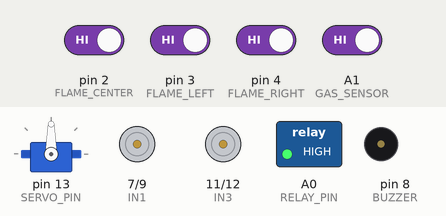
Recording of a sketch running on a simulated Arduino Uno, built with avr-gcc and run on an emulated ATmega328P. Shown: servo, motor-driver pin pairs drawn as motors (green arrow = first pin HIGH = forward, orange = second pin HIGH = backward, longer = more drive, scaled by the enable pin), switched loads named in the sketch (green lamp = pin HIGH), buzzer (waves = sounding, pin HIGH). The inputs (shaded band) are chosen by the test bench; at power-on: A1 (GAS_SENSOR), pin 2 (FLAME_CENTER), pin 3 (FLAME_LEFT), pin 4 (FLAME_RIGHT) HIGH.

Above: at 2.2 s.
2.3 s: pin 2 (FLAME_CENTER) driven LOW
At 2.43 s:
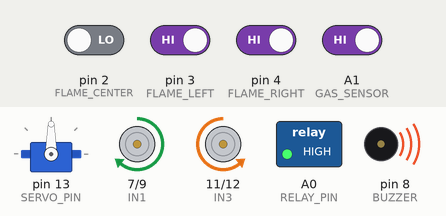
5.3 s: A1 (GAS_SENSOR) driven LOW
At 5.7 s:
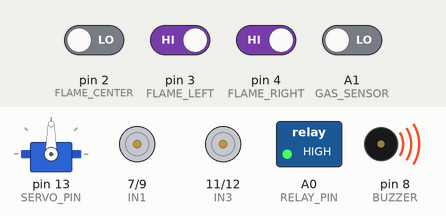
6.8 s: A1 (GAS_SENSOR) driven HIGH
At 7.19 s:
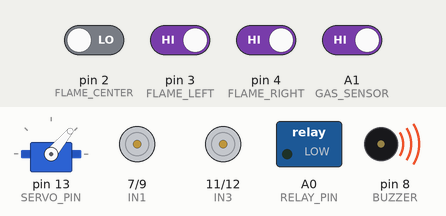
9.8 s: pin 2 (FLAME_CENTER) driven HIGH and pin 3 (FLAME_LEFT) driven LOW
12.8 s: pin 3 (FLAME_LEFT) driven HIGH
At 13.6 s:
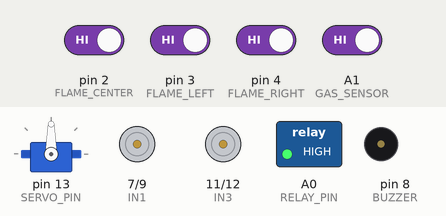
14.5 s: pin 4 (FLAME_RIGHT) driven LOW
At 14.66 s:
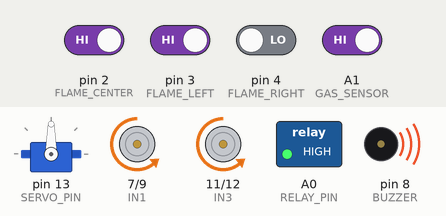
Timing chart, 0 to 18.5 s (numbered marks = the images above; inputs shaded):
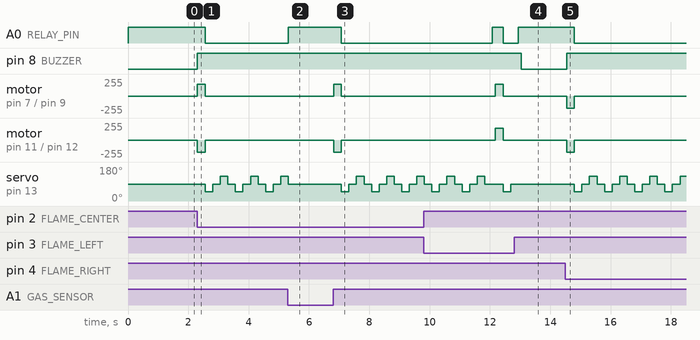

Measured:
- after the input at 2.3 s, A0 (RELAY_PIN): HIGH → LOW after 0.26 s; pin 8 (BUZZER): LOW → HIGH at once
- after the input at 5.3 s, A0 (RELAY_PIN): LOW → HIGH at once; servo on pin 13 (SERVO_PIN): goes on until 5.3 s, then stays 90°
- after the input at 6.8 s, A0 (RELAY_PIN): HIGH → LOW after 0.27 s; motor on pin 7 (IN1) / pin 9 (IN2): stopped → forward 180/255 at once, → stopped 0.26 s later
- after the input at 12.8 s, A0 (RELAY_PIN): LOW → HIGH after 0.14 s; pin 8 (BUZZER): HIGH → LOW after 0.24 s; servo on pin 13 (SERVO_PIN): stops changing and stays 90°
- after the input at 14.5 s, A0 (RELAY_PIN): HIGH → LOW after 0.30 s; pin 8 (BUZZER): LOW → HIGH at once

The sketch:

Fire_X_Code.ino
```cpp
#include <Servo.h>

// ================= FLAME SENSORS =================
// Sensor output LOW = Fire detected
#define FLAME_CENTER 2
#define FLAME_LEFT   3
#define FLAME_RIGHT  4

// ================= MQ-2 GAS SENSOR =================
#define GAS_SENSOR A1

// ================= L293D MOTOR DRIVER =================
#define ENA 6
#define IN1 7
#define IN2 9

#define ENB 5
#define IN3 11
#define IN4 12

// ================= OTHER COMPONENTS =================
#define BUZZER 8
#define RELAY_PIN A0
#define SERVO_PIN 13

// Active LOW relay
#define PUMP_ON  LOW
#define PUMP_OFF HIGH

// ================= SETTINGS =================
#define MOTOR_SPEED 120
#define SLOW_SPEED  90
#define APPROACH_TIME 250
#define SPRAY_TIME   5000

Servo waterServo;

// ================= SENSOR FUNCTIONS =================
bool centerFire() {
  return digitalRead(FLAME_CENTER) == LOW;
}

bool leftFire() {
  return digitalRead(FLAME_LEFT) == LOW;
}

bool rightFire() {
  return digitalRead(FLAME_RIGHT) == LOW;
}

bool anyFire() {
  return centerFire() || leftFire() || rightFire();
}

bool gasDetected() {
  return digitalRead(GAS_SENSOR) == LOW;
}

// ================= MOTOR CONTROL =================
// Assumed forward directions:
// Left motor: IN1 HIGH, IN2 LOW
// Right motor: IN3 LOW, IN4 HIGH


void moveForward() {
  // Right side forward
  digitalWrite(IN1, HIGH);
  digitalWrite(IN2, LOW);

  // Left side forward
  digitalWrite(IN3, LOW);
  digitalWrite(IN4, HIGH);

  analogWrite(ENA, 180);
  analogWrite(ENB, 180);
}

void forwardLeft() {
  // Right side forward
  digitalWrite(IN1, HIGH);
  digitalWrite(IN2, LOW);

  // Left side backward
  digitalWrite(IN3, HIGH);
  digitalWrite(IN4, LOW);

  analogWrite(ENA, 180);
  analogWrite(ENB, 180);
}

void forwardRight() {
  // Right side backward
  digitalWrite(IN1, LOW);
  digitalWrite(IN2, HIGH);

  // Left side forward
  digitalWrite(IN3, LOW);
  digitalWrite(IN4, HIGH);

  analogWrite(ENA, 180);
  analogWrite(ENB, 180);
}


void stopMotors() {
  analogWrite(ENA, 0);
  analogWrite(ENB, 0);

  digitalWrite(IN1, LOW);
  digitalWrite(IN2, LOW);
  digitalWrite(IN3, LOW);
  digitalWrite(IN4, LOW);
}


// ================= PUMP CONTROL =================
void pumpOn() {
  digitalWrite(RELAY_PIN, PUMP_ON);
}

void pumpOff() {
  digitalWrite(RELAY_PIN, PUMP_OFF);
}

// ================= SAFE STOP =================
void emergencyStop() {
  stopMotors();
  pumpOff();
  digitalWrite(BUZZER, LOW);
}

// ================= APPROACH FIRE =================

void approachFire() {
  unsigned long startTime = millis();

  while (millis() - startTime < APPROACH_TIME) {

    if (gasDetected() || !anyFire()) {
      stopMotors();
      return;
    }

    bool C = centerFire();
    bool L = leftFire();
    bool R = rightFire();

    if (C) {
      moveForward();
    }
    else if (L && !R) {
      forwardLeft();
    }
    else if (R && !L) {
      forwardRight();
    }
    else if (L && R) {
      moveForward();
    }

    delay(20);
  }

  stopMotors();
}


// ================= EXTINGUISH FIRE =================
void extinguishFire() {
  stopMotors();

  unsigned long startTime = millis();

  while (millis() - startTime < SPRAY_TIME) {

    // Stop spraying if fire disappears or gas is detected
    if (gasDetected() || !anyFire()) {
      break;
    }

    pumpOn();

    // Sweep water nozzle
    waterServo.write(50);
    delay(250);

    if (gasDetected() || !anyFire()) {
      break;
    }

    waterServo.write(90);
    delay(250);

    if (gasDetected() || !anyFire()) {
      break;
    }

    waterServo.write(130);
    delay(250);

    if (gasDetected() || !anyFire()) {
      break;
    }

    waterServo.write(90);
    delay(250);
  }

  pumpOff();
  waterServo.write(90);
  stopMotors();
}

// ================= SETUP =================
void setup() {
  pinMode(FLAME_CENTER, INPUT_PULLUP);
  pinMode(FLAME_LEFT, INPUT_PULLUP);
  pinMode(FLAME_RIGHT, INPUT_PULLUP);

  pinMode(GAS_SENSOR, INPUT_PULLUP);

  pinMode(ENA, OUTPUT);
  pinMode(IN1, OUTPUT);
  pinMode(IN2, OUTPUT);

  pinMode(ENB, OUTPUT);
  pinMode(IN3, OUTPUT);
  pinMode(IN4, OUTPUT);

  pinMode(BUZZER, OUTPUT);
  pinMode(RELAY_PIN, OUTPUT);

  digitalWrite(BUZZER, LOW);
  pumpOff();
  stopMotors();

  waterServo.attach(SERVO_PIN);
  waterServo.write(90);

  delay(1000);
}

// ================= MAIN LOOP =================
void loop() {

  // 1. Gas detected: Stop robot, stop pump and activate alarm
  if (gasDetected()) {
    stopMotors();
    pumpOff();
    gasAlarm();
    delay(100);
    return;
  }

  // 2. No gas detected: Turn off gas alarm
  stopAlarm();

  // 3. Read flame sensors
  bool C = centerFire();
  bool L = leftFire();
  bool R = rightFire();

  // 4. No fire detected: Stop everything
  if (!C && !L && !R) {
    emergencyStop();
    stopAlarm();
    delay(100);
    return;
  }

  // 5. Fire detected: Activate buzzer
  digitalWrite(BUZZER, HIGH);

  // 6. Move toward the detected fire direction
  approachFire();

  // 7. Stop motors after approaching
  stopMotors();

  // 8. Check gas again before operating pump
  if (gasDetected()) {
    stopMotors();
    pumpOff();
    gasAlarm();
    return;
  }

  // 9. If fire is still detected, activate water pump
  if (anyFire()) {
    extinguishFire();
  }

  // 10. Stop motors and pump
  stopMotors();
  pumpOff();

  delay(100);
}


// ================= GAS ALARM =================
void gasAlarm() {
  digitalWrite(BUZZER, HIGH);
}

void stopAlarm() {
  digitalWrite(BUZZER, LOW);
}
```
